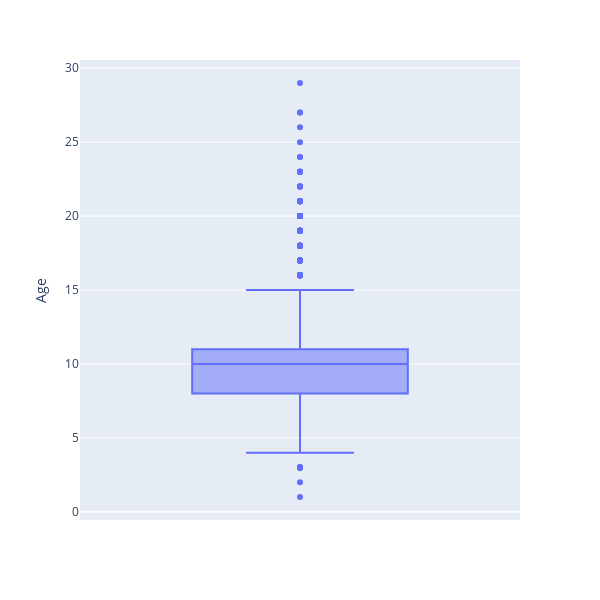

Notebook source saved alongside this figure:
### Code cell
fig = px.box(data["Age"], y = "Age", width= 600, height= 600)
fig.show()

### Figure 1 — Plotly figure (JSON) as saved in the notebook; plotly's stock layout.template omitted (floating-point values rounded to 4 significant figures; data arrays with more than 128 entries replaced by an {"elided": "..."} marker saying what was removed)
{"data": [{"alignmentgroup": "True", "hovertemplate": "Age=%{y}<extra></extra>", "legendgroup": "", "marker": {"color": "#636efa"}, "name": "", "notched": false, "offsetgroup": "", "orientation": "v", "showlegend": false, "type": "box", "x0": " ", "xaxis": "x", "y": {"elided": "3893 int values"}, "y0": " ", "yaxis": "y"}], "layout": {"boxmode": "group", "height": 600, "legend": {"tracegroupgap": 0}, "margin": {"t": 60}, "width": 600, "xaxis": {"anchor": "y", "domain": [0, 1]}, "yaxis": {"anchor": "x", "domain": [0, 1], "title": {"text": "Age"}}}}
